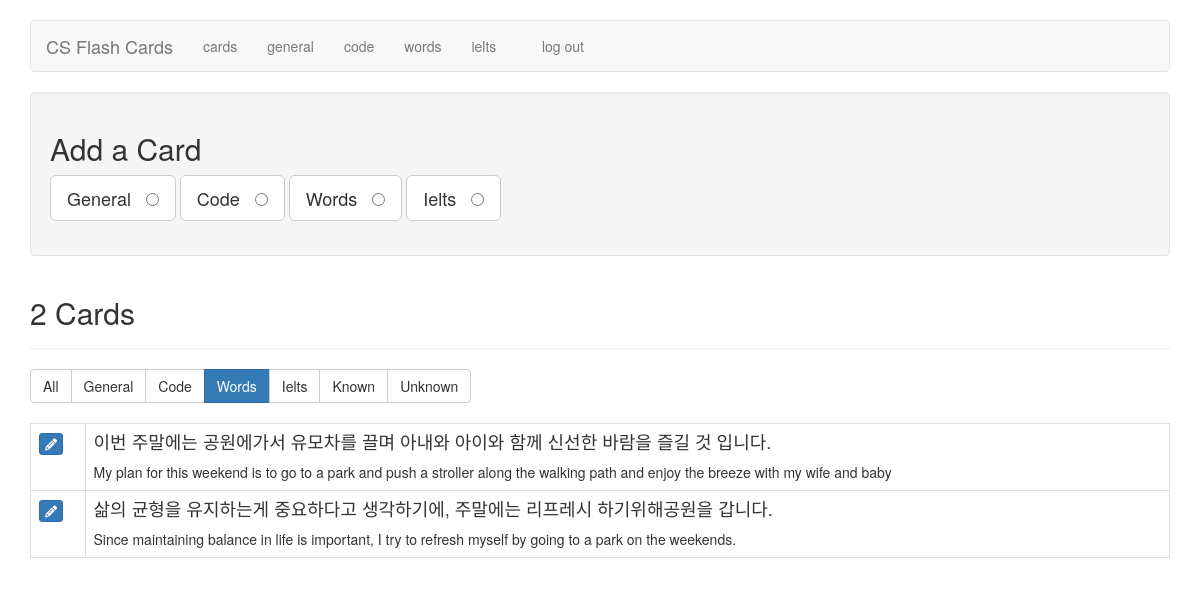
Page /filter_cards/eng (signed in) on the earlier database version.
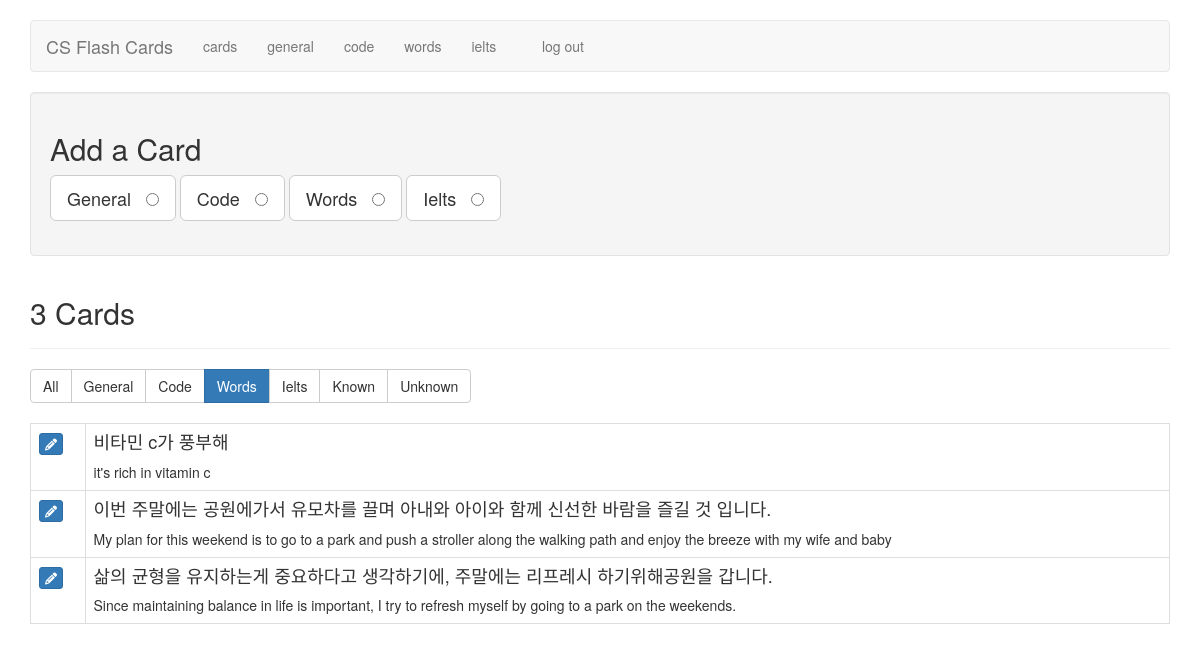
Same page on the later database version.
### tables this page shows
CREATE TABLE cards (
  id integer primary key autoincrement,
   /* 1 for interview, 2 for code, 3 for english, 4 for ielts */
  type tinyint not null,
  front text not null,
  back text not null,
  sort int default 0,
  known boolean default 0
);

### flash_cards.py (the view)
@application.route('/filter_cards/<filter_name>')
def filter_cards(filter_name):
    if not session.get('logged_in'):
        return redirect(url_for('login'))
    filters = {
        "all":      "where 1 = 1",
        "general":  "where type = 1",
        "code":     "where type = 2",
        "eng":     "where type = 3",
        "ielts":     "where type = 4",
        "known":    "where known = 1",
        "unknown":  "where known = 0",
    }
    query = filters.get(filter_name)
    if not query:
        return redirect(url_for('cards'))
    db = get_db()
    fullquery = "SELECT id, type, front, back, known FROM cards " + query + " ORDER BY id DESC"
    cur = db.execute(fullquery)
    cards = cur.fetchall()
    return render_template('cards.html', cards=cards, filter_name=filter_name)

### flash_cards.py (called while the page is built)
def connect_db():
    rv = sqlite3.connect(application.config['DATABASE'])
    rv.row_factory = sqlite3.Row
    return rv

def get_db():
    if not hasattr(g, 'sqlite_db'):
        g.sqlite_db = connect_db()
    return g.sqlite_db

### templates/cards.html (shortened to what this page needs)
{% extends "layout.html" %}
{% block body %}
    <div class="well editPanel">
        <h2>Add a Card</h2>
        <form action="{{ url_for('add_card') }}" method="post" class="cardForm">
            <div class="form-group">
                <label for="general" class="toggleButton btn btn-default btn-lg">General &nbsp;
                    <input type="radio" name="type" value="1" id="general"/>
                </label>
                <label for="code" class="toggleButton btn btn-default btn-lg">Code &nbsp;
                    <input type="radio" name="type" value="2" id="code"/>
                </label>
                <label for="eng" class="toggleButton btn btn-default btn-lg">Words &nbsp;
                    <input type="radio" name="type" value="3" id="eng"/>
                </label>
                <label for="ielts" class="toggleButton btn btn-default btn-lg">Ielts &nbsp;
                    <input type="radio" name="type" value="4" id="ielts"/>
                </label>
            </div>
        </form>
    </div>
    <div class="page-header">
        <h2>{{ cards|length }} Card{{ '' if (cards|length == 1) else 's' }}</h2>
    </div>
    <div class="btn-group btn-group-md" role="group" aria-label="filters">
        <a href="{{ url_for('filter_cards', filter_name="all") }}" class="btn btn-{{ "primary" if filter_name == "all" else "default" }}">All</a>
        <a href="{{ url_for('filter_cards', filter_name="general") }}" class="btn btn-{{ "primary" if filter_name == "general" else "default" }}">General</a>
        <a href="{{ url_for('filter_cards', filter_name="code") }}" class="btn btn-{{ "primary" if filter_name == "code" else "default" }}">Code</a>
        <a href="{{ url_for('filter_cards', filter_name="eng") }}" class="btn btn-{{ "primary" if filter_name == "eng" else "default" }}">Words</a>
        <a href="{{ url_for('filter_cards', filter_name="ielts") }}" class="btn btn-{{ "primary" if filter_name == "ielts" else "default" }}">Ielts</a>
        <a href="{{ url_for('filter_cards', filter_name="known") }}" class="btn btn-{{ "primary" if filter_name == "known" else "default" }}">Known</a>
        <a href="{{ url_for('filter_cards', filter_name="unknown") }}" class="btn btn-{{ "primary" if filter_name == "unknown" else "default" }}">Unknown</a>
    </div>
    <br />
    <br />
    <table class="table table-bordered">
        {% for card in cards %}
            <tr>
                <td>
                    <a href="{{ url_for('edit', card_id=card.id) }}" class="btn btn-xs btn-primary"><i class="fa fa-pencil" aria-hidden="true"></i></a>
                </td>
                <td class="cardContent">
                    <h4>
                        {{ card.front }}
                    </h4>
                    {% if card.type != 2%}
                        {{ card.back|replace("\n", "<br />")|safe }}
                    {% else %}
                        <pre><code>{{ card.back|escape }}</code></pre>
                    {% endif %}
                </td>
            </tr>
        {% else %}
            <tr>
                <td>
                    <em>No cards to show.</em>
                </td>
            </tr>
        {% endfor %}
    </table>
{% endblock %}

Differences in the rows shown:
added cards: front "비타민 c가 풍부해", back "it's rich in vitamin c"
Other differences:
{{ cards|length }}: "2" → "3"
